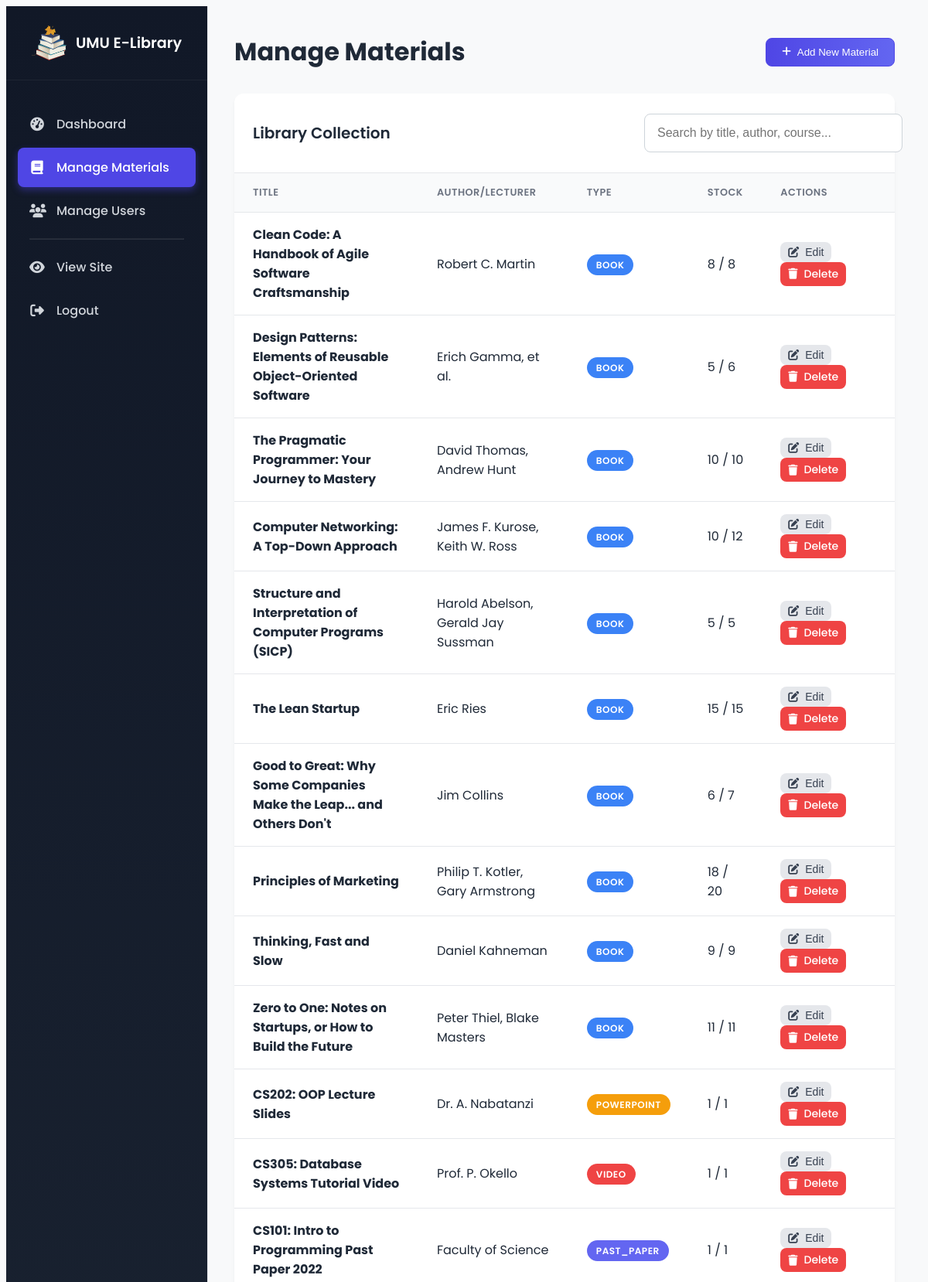
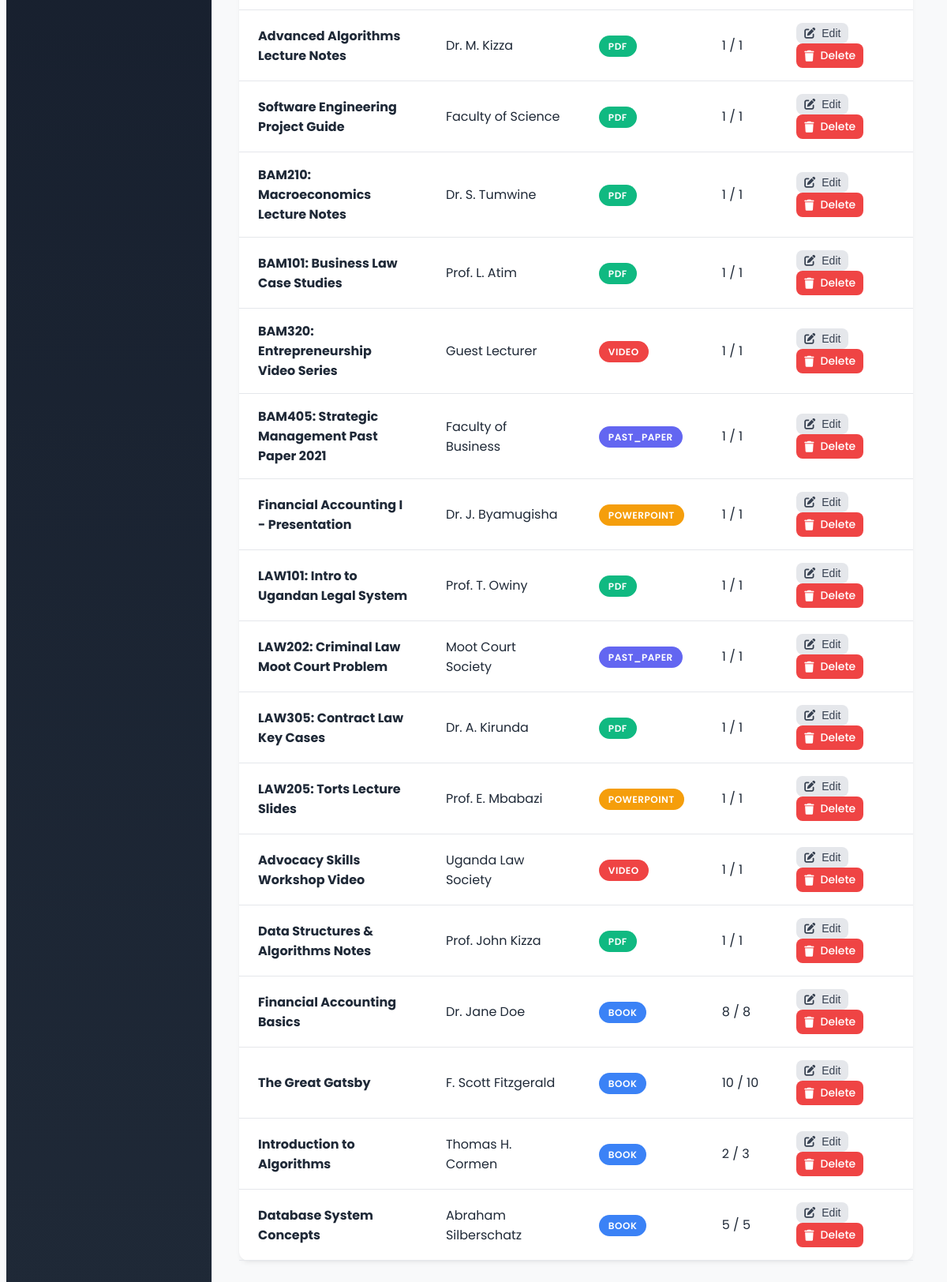
Screenshot of /admin/manage_books.php (signed in) with the database file from the repository (2 pictures, top to bottom).
### tables this page shows
CREATE TABLE `materials` (
  `id` int(11) NOT NULL,
  `title` varchar(255) NOT NULL,
  `author_lecturer` varchar(255) NOT NULL,
  `description` text DEFAULT NULL,
  `material_type` enum('book','pdf','video','powerpoint','past_paper') NOT NULL,
  `genre_course` varchar(255) DEFAULT NULL,
  `cover_image` varchar(255) DEFAULT 'default_book.png',
  `file_path` varchar(255) DEFAULT NULL,
  `total_copies` int(11) NOT NULL DEFAULT 1,
  `available_copies` int(11) NOT NULL DEFAULT 1,
  `publication_date` date DEFAULT NULL,
  `publisher` varchar(255) DEFAULT NULL,
  `pages` int(11) DEFAULT NULL,
  `created_at` timestamp NOT NULL DEFAULT current_timestamp()
);

### admin/manage_books.php (the view, shortened to what this page needs)
<?php
require_once 'templates/admin_header.php';
try {
    $stmt = $pdo->query("SELECT * FROM materials ORDER BY created_at DESC");
    $materials = $stmt->fetchAll();
} catch (PDOException $e) {
    $materials = [];
    error_log("Failed to fetch materials: " . $e->getMessage());
}
?>
<div class="page-header">
    <h1 class="page-title">Manage Materials</h1>
    <button class="btn btn-primary" onclick="openMaterialModal()">
        <i class="fas fa-plus"></i> Add New Material
    </button>
</div>
<div class="card">
    <div class="card-header">
        <h3 class="card-title">Library Collection</h3>
        <div class="card-tools" style="width: 300px;">
            <input type="text" id="material-search" class="form-control" placeholder="Search by title, author, course...">
        </div>
    </div>
    <div class="card-body" style="padding: 0;">
        <table class="admin-table">
            <thead>
                <tr>
                    <th>Title</th>
                    <th>Author/Lecturer</th>
                    <th>Type</th>
                    <th>Stock</th>
                    <th>Actions</th>
                </tr>
            </thead>
            <tbody id="materials-table-body">
                <?php if (empty($materials)): ?>
                    <tr class="no-hover"><td colspan="5" style="text-align: center; padding: 2rem;">No materials found. Click "Add New Material" to begin.</td></tr>
                <?php else: ?>
                    <?php foreach ($materials as $material):
                        $material_json = htmlspecialchars(json_encode($material), ENT_QUOTES, 'UTF-8');
                    ?>
                    <tr>
                        <td><strong><?php echo htmlspecialchars($material['title']); ?></strong></td>
                        <td><?php echo htmlspecialchars($material['author_lecturer']); ?></td>
                        <td><span class="badge badge-<?php echo str_replace('_', '-', $material['material_type']); ?>"><?php echo htmlspecialchars($material['material_type']); ?></span></td>
                        <td><?php echo $material['available_copies'] . ' / ' . $material['total_copies']; ?></td>
                        <td class="table-actions">
                            <button class="btn btn-sm btn-secondary" onclick='openMaterialModal("<?php echo urlencode($material_json); ?>")'>
                                <i class="fas fa-edit"></i> Edit
                            </button>
                            <a href="#" class="btn btn-sm btn-danger"
                               onclick='return openDeleteConfirmation("handlers/book_handler.php?delete_id=<?php echo $material['id']; ?>", "<?php echo htmlspecialchars($material['title'], ENT_QUOTES); ?>")'>
                               <i class="fas fa-trash"></i> Delete
                            </a>
                        </td>
                    </tr>
                    <?php endforeach; ?>
                <?php endif; ?>
            </tbody>
        </table>
    </div>
</div>
<?php
echo '</main></div>';
?>
</body>
</html>

### admin/templates/admin_header.php (shortened to what this page needs)
<!DOCTYPE html>
<html lang="en">
<head>
    <link rel="stylesheet" href="https://cdnjs.cloudflare.com/ajax/libs/font-awesome/6.2.0/css/all.min.css">
    <link rel="stylesheet" href="<?php echo BASE_URL; ?>/admin/assets/css/admin_style.css">
</head>
<body class="admin-body">
    <div class="admin-wrapper">
        <aside class="admin-sidebar">
            <div class="sidebar-header">
                <a href="<?php echo BASE_URL; ?>/admin/dashboard.php">
                    <img src="<?php echo BASE_URL; ?>/assets/images/logo.png" alt="Logo">
                    <h3>UMU E-Library</h3>
                </a>
            </div>
            <nav class="admin-sidebar-nav">
                <ul>
                    <li><a href="<?php echo BASE_URL; ?>/admin/dashboard.php"><i class="fas fa-tachometer-alt"></i> Dashboard</a></li>
                    <li><a href="<?php echo BASE_URL; ?>/admin/manage_books.php"><i class="fas fa-book"></i> Manage Materials</a></li>
                    <li><a href="<?php echo BASE_URL; ?>/admin/manage_users.php"><i class="fas fa-users"></i> Manage Users</a></li>
                    <li><hr style="border-color: rgba(255,255,255,0.1); margin: 10px 15px;"></li>
                    <li><a href="<?php echo BASE_URL; ?>/home.php" target="_blank"><i class="fas fa-eye"></i> View Site</a></li>
                    <li><a href="<?php echo BASE_URL; ?>/auth/logout.php"><i class="fas fa-sign-out-alt"></i> Logout</a></li>
                </ul>
            </nav>
        </aside>
        <main class="admin-content">

### admin/assets/css/admin_style.css (style rules this page uses)
:root { --admin-bg: #f8f9fa; --admin-sidebar-bg-start: #111827; --admin-sidebar-bg-end: #1f2937; --admin-card-bg: #ffffff; --admin-text-primary: #1f2937; --admin-text-secondary: #6b7280; --admin-primary-color: #4f46e5; --admin-primary-hover: #4338ca; --admin-border-color: #e5e7eb; --admin-shadow-sm: 0 4px 6px -1px rgba(0,0,0,.05), 0 2px 4px -2px rgba(0,0,0,.05); --admin-shadow-md: 0 10px 15px -3px rgba(0,0,0,.1), 0 4px 6px -4px rgba(0,0,0,.1); }
body.admin-body { background-color: var(--admin-bg); color: var(--admin-text-primary); font-family: 'Poppins', sans-serif; -webkit-font-smoothing: antialiased; -moz-osx-font-smoothing: grayscale; }
.admin-wrapper { display: flex; }
.admin-sidebar { width: 260px; background: linear-gradient(180deg, var(--admin-sidebar-bg-start) 0%, var(--admin-sidebar-bg-end) 100%); min-height: 100vh; padding: 0; color: #9ca3af; position: fixed; height: 100%; display: flex; flex-direction: column; border-right: 1px solid var(--admin-border-color); }
.admin-content { flex-grow: 1; padding: 35px; margin-left: 260px; }
.sidebar-header { padding: 25px 20px; text-align: center; border-bottom: 1px solid rgba(255, 255, 255, 0.05); }
.sidebar-header a { display: flex; align-items: center; justify-content: center; text-decoration: none; color: #fff; gap: 12px; }
.sidebar-header img { width: 45px; height: 45px; }
.sidebar-header h3 { margin: 0; font-size: 1.2rem; font-weight: 600; }
.admin-sidebar-nav { padding: 15px; }
.admin-sidebar-nav ul { list-style: none; padding: 0; }
.admin-sidebar-nav li a { display: flex; align-items: center; color: #d1d5db; padding: 13px 15px; border-radius: 8px; margin-bottom: 5px; text-decoration: none; font-weight: 500; transition: all 0.25s ease-in-out; }
.admin-sidebar-nav li a.active { background-color: var(--admin-primary-color); color: #fff; box-shadow: 0 4px 10px rgba(79, 70, 229, 0.4); }
.admin-sidebar-nav li a i { margin-right: 15px; width: 20px; text-align: center; font-size: 1.1rem; }
.page-header { display: flex; justify-content: space-between; align-items: center; margin-bottom: 30px; }
.page-title { font-size: 2rem; font-weight: 700; margin: 0; }
.card { background-color: var(--admin-card-bg); border: none; border-radius: 12px; margin-bottom: 30px; box-shadow: var(--admin-shadow-sm); }
.card-header { padding: 1rem 1.5rem; border-bottom: 1px solid var(--admin-border-color); display: flex; justify-content: space-between; align-items: center; }
.card-title { font-size: 1.25rem; font-weight: 600; }
.card-body { padding: 1.5rem; }
.admin-table { width: 100%; border-collapse: collapse; }
.admin-table th, .admin-table td { padding: 1rem 1.5rem; text-align: left; border-bottom: 1px solid var(--admin-border-color); vertical-align: middle; }
.admin-table th { background-color: #f9fafb; font-weight: 600; color: var(--admin-text-secondary); text-transform: uppercase; font-size: 0.8rem; letter-spacing: 0.5px; }
.table-actions { min-width: 120px; }
.badge { padding: 5px 12px; border-radius: 20px; font-size: 0.75rem; font-weight: 600; color: #fff; text-transform: uppercase; letter-spacing: 0.5px; }
.badge-book { background-color: #3b82f6; }
.badge-pdf { background-color: #10b981; }
.badge-video { background-color: #ef4444; }
.badge-powerpoint { background-color: #f59e0b; }
.badge-past-paper { background-color: #6366f1; }
.btn { border: none; border-radius: 8px; padding: 10px 20px; font-weight: 500; cursor: pointer; transition: all 0.2s ease; display: inline-flex; align-items: center; justify-content: center; gap: 8px; text-decoration: none; }
.btn-primary { background-image: linear-gradient(to right, #4f46e5 0%, #6366f1 100%); color: #fff; border: 1px solid var(--admin-primary-color); }
.btn-secondary { background-color: #e5e7eb; color: #374151; }
.btn-danger { background-color: #ef4444; color: #fff; }
.btn-sm { padding: 5px 10px; font-size: 0.875rem; }
.form-control { display: block; width: 100%; padding: .75rem 1rem; font-size: 1rem; font-weight: 400; line-height: 1.5; color: var(--admin-text-primary); background-color: #fff; background-clip: padding-box; border: 1px solid #ced4da; -webkit-appearance: none; -moz-appearance: none; appearance: none; border-radius: 8px; transition: border-color .15s ease-in-out, box-shadow .15s ease-in-out; }

### rows the page displays
materials: title "Clean Code: A Handbook of Agile Software Craftsmanship", author_lecturer "Robert C. Martin", material_type "BOOK", available_copies "8", total_copies "8"
materials: title "Design Patterns: Elements of Reusable Object-Oriented Software", author_lecturer "Erich Gamma, et al.", material_type "BOOK", available_copies "5", total_copies "6"
materials: title "The Pragmatic Programmer: Your Journey to Mastery", author_lecturer "David Thomas, Andrew Hunt", material_type "BOOK", available_copies "10", total_copies "10"
materials: title "Computer Networking: A Top-Down Approach", author_lecturer "James F. Kurose, Keith W. Ross", material_type "BOOK", available_copies "10", total_copies "12"
materials: title "Structure and Interpretation of Computer Programs (SICP)", author_lecturer "Harold Abelson, Gerald Jay Sussman", material_type "BOOK", available_copies "5", total_copies "5"
materials: title "The Lean Startup", author_lecturer "Eric Ries", material_type "BOOK", available_copies "15", total_copies "15"
materials: title "Good to Great: Why Some Companies Make the Leap... and Others Don't", author_lecturer "Jim Collins", material_type "BOOK", available_copies "6", total_copies "7"
materials: title "Principles of Marketing", author_lecturer "Philip T. Kotler, Gary Armstrong", material_type "BOOK", available_copies "18", total_copies "20"
materials: title "Thinking, Fast and Slow", author_lecturer "Daniel Kahneman", material_type "BOOK", available_copies "9", total_copies "9"
materials: title "Zero to One: Notes on Startups, or How to Build the Future", author_lecturer "Peter Thiel, Blake Masters", material_type "BOOK", available_copies "11", total_copies "11"
materials: title "CS202: OOP Lecture Slides", author_lecturer "Dr. A. Nabatanzi", material_type "POWERPOINT", available_copies "1", total_copies "1"
materials: title "CS305: Database Systems Tutorial Video", author_lecturer "Prof. P. Okello", material_type "VIDEO", available_copies "1", total_copies "1"
materials: title "CS101: Intro to Programming Past Paper 2022", author_lecturer "Faculty of Science", material_type "PAST_PAPER", available_copies "1", total_copies "1"
materials: title "Advanced Algorithms Lecture Notes", author_lecturer "Dr. M. Kizza", material_type "PDF", available_copies "1", total_copies "1"
materials: title "Software Engineering Project Guide", author_lecturer "Faculty of Science", material_type "PDF", available_copies "1", total_copies "1"
materials: title "BAM210: Macroeconomics Lecture Notes", author_lecturer "Dr. S. Tumwine", material_type "PDF", available_copies "1", total_copies "1"
materials: title "BAM101: Business Law Case Studies", author_lecturer "Prof. L. Atim", material_type "PDF", available_copies "1", total_copies "1"
materials: title "BAM320: Entrepreneurship Video Series", author_lecturer "Guest Lecturer", material_type "VIDEO", available_copies "1", total_copies "1"
materials: title "BAM405: Strategic Management Past Paper 2021", author_lecturer "Faculty of Business", material_type "PAST_PAPER", available_copies "1", total_copies "1"
materials: title "Financial Accounting I - Presentation", author_lecturer "Dr. J. Byamugisha", material_type "POWERPOINT", available_copies "1", total_copies "1"
materials: title "LAW101: Intro to Ugandan Legal System", author_lecturer "Prof. T. Owiny", material_type "PDF", available_copies "1", total_copies "1"
materials: title "LAW202: Criminal Law Moot Court Problem", author_lecturer "Moot Court Society", material_type "PAST_PAPER", available_copies "1", total_copies "1"
materials: title "LAW305: Contract Law Key Cases", author_lecturer "Dr. A. Kirunda", material_type "PDF", available_copies "1", total_copies "1"
materials: title "LAW205: Torts Lecture Slides", author_lecturer "Prof. E. Mbabazi", material_type "POWERPOINT", available_copies "1", total_copies "1"
materials: title "Advocacy Skills Workshop Video", author_lecturer "Uganda Law Society", material_type "VIDEO", available_copies "1", total_copies "1"
materials: title "Data Structures & Algorithms Notes", author_lecturer "Prof. John Kizza", material_type "PDF", available_copies "1", total_copies "1"
materials: title "Financial Accounting Basics", author_lecturer "Dr. Jane Doe", material_type "BOOK", available_copies "8", total_copies "8"
materials: title "The Great Gatsby", author_lecturer "F. Scott Fitzgerald", material_type "BOOK", available_copies "10", total_copies "10"
materials: title "Introduction to Algorithms", author_lecturer "Thomas H. Cormen", material_type "BOOK", available_copies "2", total_copies "3"
materials: title "Database System Concepts", author_lecturer "Abraham Silberschatz", material_type "BOOK", available_copies "5", total_copies "5"
